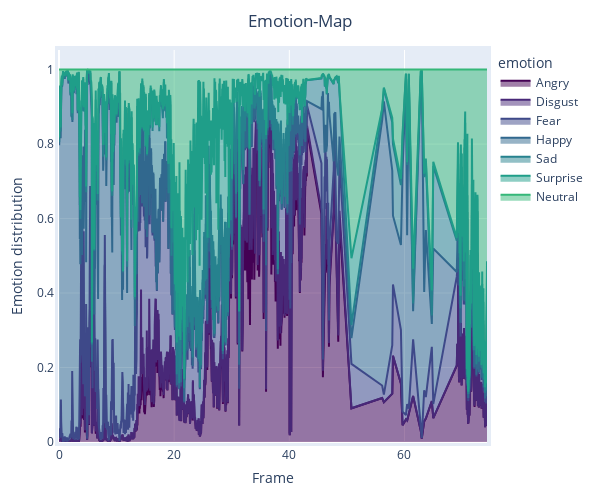

The code cell stored with this chart in its notebook:
### Code cell
#df_10th = df_emotions[df_emotions["Frame"] % 20 == 0]  # select every 10th frame

# assuming your DataFrame is named df
fig = px.area(df_plotting, x="pos_sec", y='probability', color = 'emotion',
              color_discrete_sequence=px.colors.sequential.Viridis, title="Emotion-Map")

fig.update_layout(
    autosize=False,
    width=600,
    height=500,
    margin=dict(
        l=50,
        r=50,
        b=50,
        t=50,
        pad=4
    ),
    yaxis=dict(
        title='Emotion distribution'
    ),
    xaxis=dict(
        title='Frame'
    ),
    title={
        'y': 0.97,
        'x': 0.5,
        'xanchor': 'center',
        'yanchor': 'top'
    }
)

fig.show()

### Figure 1 — Plotly figure (JSON) as saved in the notebook; plotly's stock layout.template omitted (floating-point values rounded to 4 significant figures; data arrays with more than 128 entries replaced by an {"elided": "..."} marker saying what was removed)
{"data": [{"fillpattern": {"shape": ""}, "hovertemplate": "emotion=Angry<br>pos_sec=%{x}<br>probability=%{y}<extra></extra>", "legendgroup": "Angry", "line": {"color": "#440154"}, "marker": {"symbol": "circle"}, "mode": "lines", "name": "Angry", "orientation": "v", "showlegend": true, "stackgroup": "1", "type": "scatter", "x": {"elided": "1179 float values"}, "xaxis": "x", "y": {"elided": "1179 float values"}, "yaxis": "y"}, {"fillpattern": {"shape": ""}, "hovertemplate": "emotion=Disgust<br>pos_sec=%{x}<br>probability=%{y}<extra></extra>", "legendgroup": "Disgust", "line": {"color": "#482878"}, "marker": {"symbol": "circle"}, "mode": "lines", "name": "Disgust", "orientation": "v", "showlegend": true, "stackgroup": "1", "type": "scatter", "x": {"elided": "1179 float values"}, "xaxis": "x", "y": {"elided": "1179 float values"}, "yaxis": "y"}, {"fillpattern": {"shape": ""}, "hovertemplate": "emotion=Fear<br>pos_sec=%{x}<br>probability=%{y}<extra></extra>", "legendgroup": "Fear", "line": {"color": "#3e4989"}, "marker": {"symbol": "circle"}, "mode": "lines", "name": "Fear", "orientation": "v", "showlegend": true, "stackgroup": "1", "type": "scatter", "x": {"elided": "1179 float values"}, "xaxis": "x", "y": {"elided": "1179 float values"}, "yaxis": "y"}, {"fillpattern": {"shape": ""}, "hovertemplate": "emotion=Happy<br>pos_sec=%{x}<br>probability=%{y}<extra></extra>", "legendgroup": "Happy", "line": {"color": "#31688e"}, "marker": {"symbol": "circle"}, "mode": "lines", "name": "Happy", "orientation": "v", "showlegend": true, "stackgroup": "1", "type": "scatter", "x": {"elided": "1179 float values"}, "xaxis": "x", "y": {"elided": "1179 float values"}, "yaxis": "y"}, {"fillpattern": {"shape": ""}, "hovertemplate": "emotion=Sad<br>pos_sec=%{x}<br>probability=%{y}<extra></extra>", "legendgroup": "Sad", "line": {"color": "#26828e"}, "marker": {"symbol": "circle"}, "mode": "lines", "name": "Sad", "orientation": "v", "showlegend": true, "stackgroup": "1", "type": "scatter", "x": {"elided": "1179 float values"}, "xaxis": "x", "y": {"elided": "1179 float values"}, "yaxis": "y"}, {"fillpattern": {"shape": ""}, "hovertemplate": "emotion=Surprise<br>pos_sec=%{x}<br>probability=%{y}<extra></extra>", "legendgroup": "Surprise", "line": {"color": "#1f9e89"}, "marker": {"symbol": "circle"}, "mode": "lines", "name": "Surprise", "orientation": "v", "showlegend": true, "stackgroup": "1", "type": "scatter", "x": {"elided": "1179 float values"}, "xaxis": "x", "y": {"elided": "1179 float values"}, "yaxis": "y"}, {"fillpattern": {"shape": ""}, "hovertemplate": "emotion=Neutral<br>pos_sec=%{x}<br>probability=%{y}<extra></extra>", "legendgroup": "Neutral", "line": {"color": "#35b779"}, "marker": {"symbol": "circle"}, "mode": "lines", "name": "Neutral", "orientation": "v", "showlegend": true, "stackgroup": "1", "type": "scatter", "x": {"elided": "1179 float values"}, "xaxis": "x", "y": {"elided": "1179 float values"}, "yaxis": "y"}], "layout": {"autosize": false, "height": 500, "legend": {"title": {"text": "emotion"}, "tracegroupgap": 0}, "margin": {"b": 50, "l": 50, "pad": 4, "r": 50, "t": 50}, "title": {"text": "Emotion-Map", "x": 0.5, "xanchor": "center", "y": 0.97, "yanchor": "top"}, "width": 600, "xaxis": {"anchor": "y", "domain": [0, 1], "title": {"text": "Frame"}}, "yaxis": {"anchor": "x", "domain": [0, 1], "title": {"text": "Emotion distribution"}}}}
